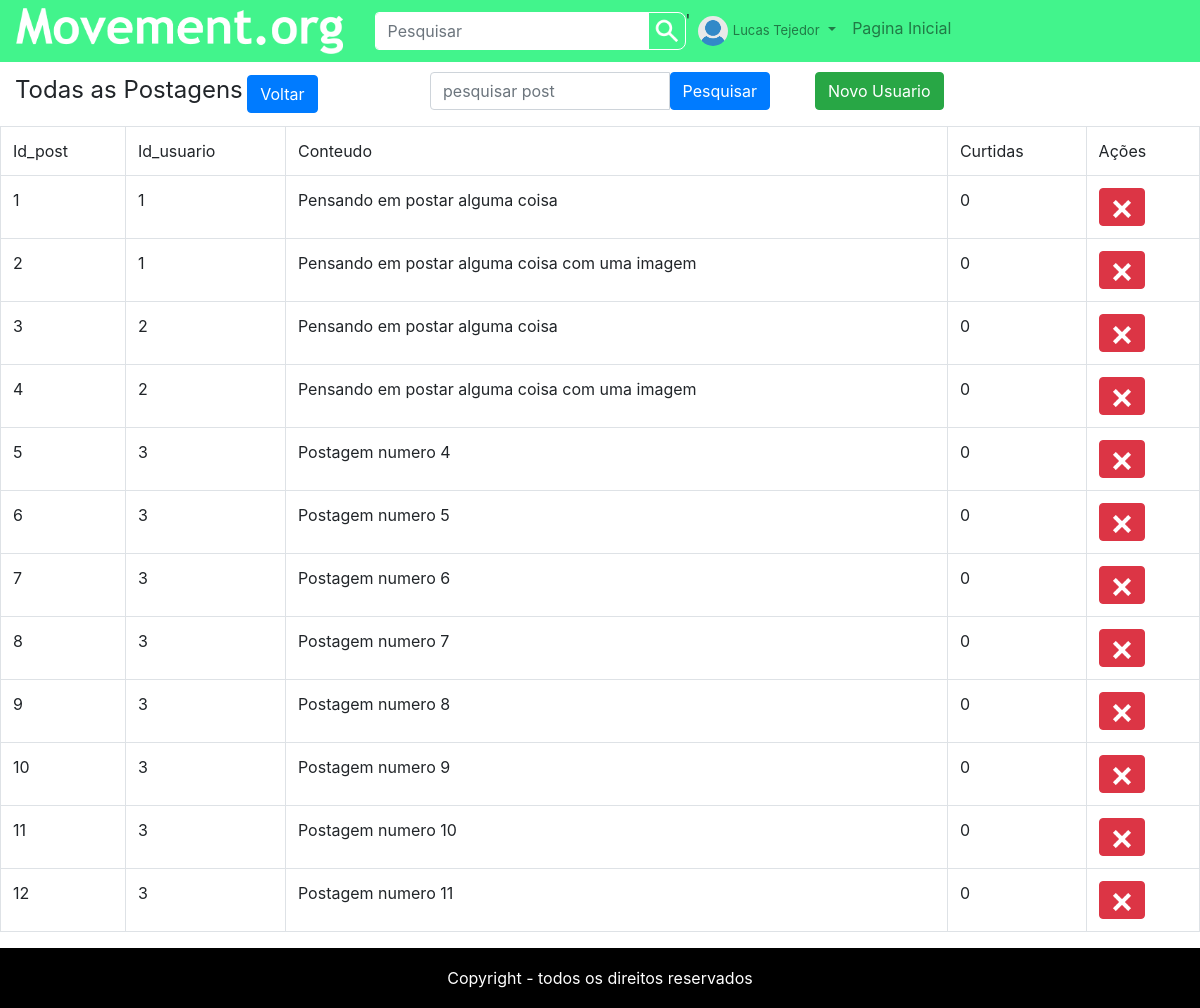
/post/lista_post.php (signed in), run on the app's committed database.
### tables this page shows
create table post
(
id_post int auto_increment,
id_usuario int,
conteudo text,
data_hora datetime,
curtidas int default 0,
Primary Key(id_post)
);

### post/lista_post.php (the view, shortened to what this page needs)
<?php
include"../base/controle.php";
$sql = "select * from post";
$seleciona = mysqli_query($conexao,$sql);
?>
<div id="body" class="container-fluid">
	<div class="row pad-top">
		<div class="col-lg-4 col-md-4 col-sm-12 col-xs-12">
		<font size="5" type="bold">Todas as Postagens</font>
			<a href="../base/inicio_adm.php" class="btn btn-primary pull-right">
				<span class="glyphicon glyphicon-arrow-left" aria-hidden="true"></span> Voltar
			</a>
		</div>
		<div class="col-lg-4 col-md-4 col-sm-12 col-xs-12">
			<div class="col-lg-12 col-md-12 col-sm-8 col-xs-12 col-centered">
				<form method="post" name="pesquisa" action="pesquisar_post.php">
					<div class="form-group">
						<div class="input-group">
							<input type="text" class="form-control" name="busca" placeholder="pesquisar post"/>
							<span class="input-group-btn">
								<button class="btn btn-primary">Pesquisar</button>
							</span>
						</div>
					</div>
				</form>
			</div>
		</div>
		<div class="col-lg-2 col-md-2 col-sm-12 col-xs-12">
			<a class="btn btn-success" href="../usuario/cadastrar_usuario.php?nivel=adm">Novo Usuario</a>
		</div>
	</div>
	<div class="row">
	<div class="table-responsive">
	<table class="table table-bordered">
		<tr>
			<td>Id_post</td>
			<td>Id_usuario</td>
			<td>Conteudo</td>
			<td>Curtidas</td>
			<td>Ações</td>
		</tr>
		<?php
		while($dados = mysqli_fetch_array($seleciona)){
		echo"<tr>
			<td>".$dados['id_post']."</td>
			<td>".$dados['id_usuario']."</td>
			<td>".$dados['conteudo']."</td>
			<td>".$dados['curtidas']."</td>
			<td>
				<button class='btn btn-danger' onClick='Excluir(".$dados['id_post'].")'><img class='icone' src='../img/remove.png'></img></button>
			</td>
		</tr>";
		}
		?>
	</table>
	</div>
	</div>
</div>
<?php
include"../base/rodape.php";
?>

### css/estilo.css (style rules this page uses)
html,body { margin:0; padding:0; height:100%; }
#body { padding-bottom:60px; }
.pad-top { padding-top:10px; }
.icone { width:20px; height:20px; }

### data on the page
post: id_post "1", id_usuario "1", conteudo "Pensando em postar alguma coisa", curtidas "0"
post: id_post "2", id_usuario "1", conteudo "Pensando em postar alguma coisa com uma imagem", curtidas "0"
post: id_post "3", id_usuario "2", conteudo "Pensando em postar alguma coisa", curtidas "0"
post: id_post "4", id_usuario "2", conteudo "Pensando em postar alguma coisa com uma imagem", curtidas "0"
post: id_post "5", id_usuario "3", conteudo "Postagem numero 4", curtidas "0"
post: id_post "6", id_usuario "3", conteudo "Postagem numero 5", curtidas "0"
post: id_post "7", id_usuario "3", conteudo "Postagem numero 6", curtidas "0"
post: id_post "8", id_usuario "3", conteudo "Postagem numero 7", curtidas "0"
post: id_post "9", id_usuario "3", conteudo "Postagem numero 8", curtidas "0"
post: id_post "10", id_usuario "3", conteudo "Postagem numero 9", curtidas "0"
post: id_post "11", id_usuario "3", conteudo "Postagem numero 10", curtidas "0"
post: id_post "12", id_usuario "3", conteudo "Postagem numero 11", curtidas "0"

### other printed values
$nome "Lucas Tejedor"
